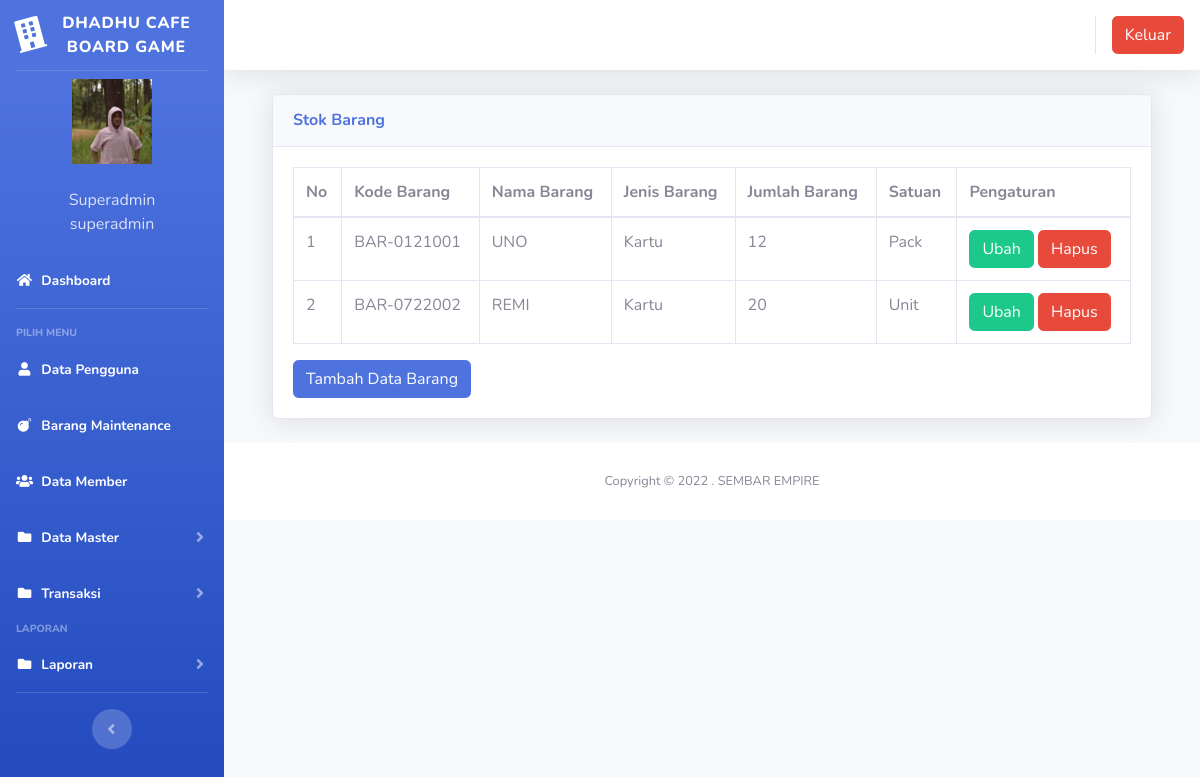
/index3.php?page=gudang (signed in), run on the app's committed database.
### tables this page shows
CREATE TABLE `users` (
  `id` int(11) NOT NULL,
  `nik` varchar(10) NOT NULL,
  `nama` varchar(100) NOT NULL,
  `alamat` varchar(200) NOT NULL,
  `telepon` varchar(100) NOT NULL,
  `username` varchar(100) NOT NULL,
  `password` varchar(100) NOT NULL,
  `level` varchar(25) NOT NULL DEFAULT 'member',
  `foto` varchar(25) NOT NULL
);

CREATE TABLE `gudang` (
  `id` int(11) NOT NULL,
  `kode_barang` varchar(100) NOT NULL,
  `nama_barang` varchar(100) NOT NULL,
  `jenis_barang` varchar(100) NOT NULL,
  `jumlah` varchar(250) NOT NULL,
  `satuan` varchar(100) NOT NULL
);

### page/gudang/gudang.php (the view, shortened to what this page needs)
<div class="container-fluid">
  <div class="card shadow mb-4">
    <div class="card-header py-3">
      <h6 class="m-0 font-weight-bold text-primary">Stok Barang</h6>
    </div>
    <div class="card-body">
      <div class="table-responsive">
        <table class="table table-bordered" id="dataTable" width="100%" cellspacing="0">
          <thead>
            <tr>
              <th>No</th>
              <th>Kode Barang</th>
              <th>Nama Barang</th>
              <th>Jenis Barang</th>
              <th>Jumlah Barang</th>
              <th>Satuan</th>
              <th>Pengaturan</th>
            </tr>
          </thead>
          <tbody>
            <?php
            $no = 1;
            $sql = $koneksi->query("select * from gudang");
            while ($data = $sql->fetch_assoc()) {
            ?>
              <tr>
                <td><?php echo $no++; ?></td>
                <td><?php echo $data['kode_barang'] ?></td>
                <td><?php echo $data['nama_barang'] ?></td>
                <td><?php echo $data['jenis_barang'] ?></td>
                <td><?php echo $data['jumlah'] ?></td>
                <td><?php echo $data['satuan'] ?></td>
                <td>
                  <a href="?page=gudang&aksi=ubahgudang&kode_barang=<?php echo $data['kode_barang'] ?>" class="btn btn-success">Ubah</a>
                  <a onclick="return confirm('Apakah anda yakin akan menghapus data ini?')" href="?page=gudang&aksi=hapusgudang&kode_barang=<?php echo $data['kode_barang'] ?>" class="btn btn-danger">Hapus</a>
                </td>
              </tr>
            <?php } ?>
          </tbody>
        </table>
        <a href="?page=gudang&aksi=tambahgudang" class="btn btn-primary">Tambah Data Barang</a>
      </div>
    </div>
  </div>
</div>

### index3.php (shortened to what this page needs)
<?php
$koneksi = new mysqli("localhost", "root", "", "inventori");
?>
<!DOCTYPE html>
<html lang="en">
<head>
  <link href="vendor/fontawesome-free/css/all.min.css" rel="stylesheet" type="text/css">
  <link href="css/sb-admin-2.min.css" rel="stylesheet">
  <link href="vendor/datatables/dataTables.bootstrap4.min.css" rel="stylesheet">
</head>
<body id="page-top">
  <div id="wrapper">
    <ul class="navbar-nav bg-gradient-primary sidebar sidebar-dark accordion" id="accordionSidebar">
      <a class="sidebar-brand d-flex align-items-center justify-content-center" href="index3.php">
        <div class="sidebar-brand-icon rotate-n-15">
          <i class="fas fa-building"></i>
        </div>
        <div class="sidebar-brand-text mx-2">DHADHU CAFE BOARD GAME</div>
      </a>
      <hr class="sidebar-divider my-0">
      <?php
      if ($_SESSION['superadmin']) {
        $user = $_SESSION['superadmin'];
      }
      $sql = $koneksi->query("select * from users where id='$user'");
      $data = $sql->fetch_assoc();
      ?>
      <li class="d-flex align-items-center justify-content-center">
        <a class="nav-link">
          <img src="img/<?php echo $data['foto'] ?>" class="img-circle" width="80" alt="User" /></a>
      </li>
      <li class="nav-item ">
        <a class="nav-link">
          <div class="d-flex align-items-center justify-content-center" class="name"> <?php echo  $data['nama']; ?></div>
          <div class="d-flex align-items-center justify-content-center" class="email"><?php echo $data['level']; ?></div>
        </a>
      </li>
      <li class="nav-item active">
        <a class="nav-link" href="?page=home3">
          <i class="fas fa-fw fa-home"></i>
          <span>Dashboard</span></a>
      </li>
      <hr class="sidebar-divider">
      <div class="sidebar-heading">
        Pilih Menu
      </div>
      <li class="nav-item active">
        <a class="nav-link" href="?page=pengguna">
          <i class="fas fa-fw fa-user"></i>
          <span>Data Pengguna</span></a>
      </li>
      <li class="nav-item active">
        <a class="nav-link" href="?page=maintenance">
          <i class="fas fa-fw fa-bomb"></i>
          <span>Barang Maintenance</span></a>
      </li>
      <li class="nav-item active">
        <a class="nav-link" href="?page=member">
          <i class="fas fa-fw fa-users"></i>
          <span>Data Member</span></a>
      </li>
      <li class="nav-item active">
        <a class="nav-link collapsed" href="#" data-toggle="collapse" data-target="#collapseData" aria-expanded="true" aria-controls="collapseData">
          <i class="fas fa-fw fa-folder"></i>
          <span>Data Master</span>
        </a>
      </li>
      <li class="nav-item active">
        <a class="nav-link collapsed" href="#" data-toggle="collapse" data-target="#collapsePages" aria-expanded="true" aria-controls="collapsePages">
          <i class="fas fa-fw fa-folder"></i>
          <span>Transaksi</span>
        </a>
      </li>
      <div class="sidebar-heading">
        Laporan
      </div>
      <li class="nav-item active">
        <a class="nav-link collapsed" href="#" data-toggle="collapse" data-target="#collapseLaporan" aria-expanded="true" aria-controls="collapseLaporan">
          <i class="fas fa-fw fa-folder"></i>
          <span>Laporan</span>
        </a>
      </li>
      <hr class="sidebar-divider d-none d-md-block">
      <div class="text-center d-none d-md-inline">
        <button class="rounded-circle border-0" id="sidebarToggle"></button>
      </div>
    </ul>
    <div id="content-wrapper" class="d-flex flex-column">
      <div id="content">
        <nav class="navbar navbar-expand navbar-light bg-white topbar mb-4 static-top shadow">
          <ul class="navbar-nav ml-auto">
            <li class="nav-item dropdown no-arrow">
              <div class="top-menu">
                <ul class="nav pull-right top-menu">
                  <li><a onclick="return confirm('Apakah anda yakin akan logout?')" class="btn btn-danger" class="logout" href="logout.php">Keluar</a></li>
                </ul>
              </div>
            </li>
          </ul>
        </nav>
        <div class="container-fluid">
          <section class="content">
            <?php
            $page = $_GET['page'];
            $aksi = $_GET['aksi'];
            if ($page == "gudang") {
              if ($aksi == "") {
                include "page/gudang/gudang.php";
              }
            }
            ?>
          </section>
        </div>
        <footer class="sticky-footer bg-white">
          <div class="container my-auto">
            <div class="copyright text-center my-auto">
              <span>Copyright &copy; 2022 . SEMBAR EMPIRE</span>
            </div>
          </div>
        </footer>
      </div>
    </div>
  </div>
</body>
</html>

### data on the page
users: foto (picture), nama "Superadmin", level "superadmin"
gudang: kode_barang "BAR-0121001", nama_barang "UNO", jenis_barang "Kartu", jumlah "12", satuan "Pack"
gudang: kode_barang "BAR-0722002", nama_barang "REMI", jenis_barang "Kartu", jumlah "20", satuan "Unit"
